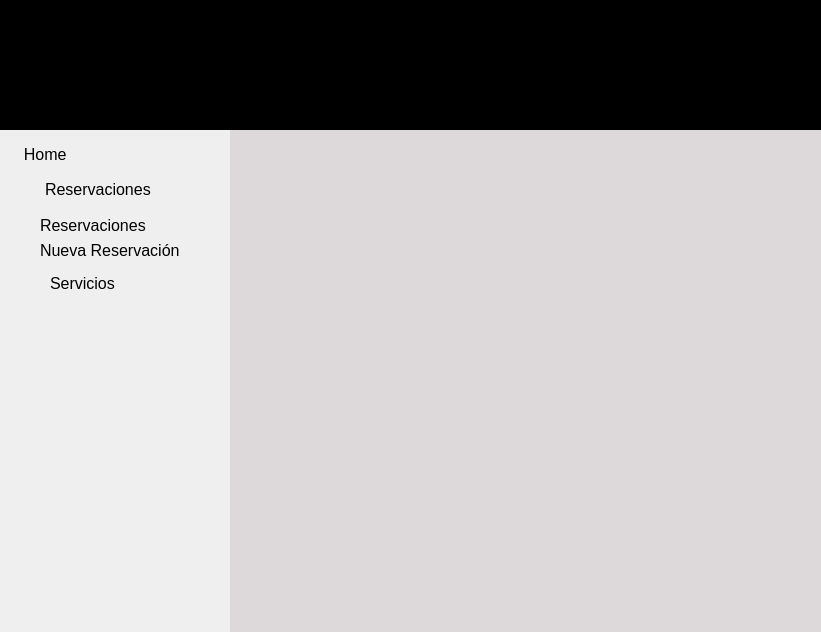
<?xml version="1.0" encoding="UTF-8"?>
<ui version="4.0">
 <class>MainWindow</class>
 <widget class="QMainWindow" name="MainWindow">
  <property name="geometry">
   <rect>
    <x>0</x>
    <y>0</y>
    <width>821</width>
    <height>632</height>
   </rect>
  </property>
  <property name="windowTitle">
   <string>MainWindow</string>
  </property>
  <property name="styleSheet">
   <string notr="true">#home QPushButton {
	padding-left: 15px;
	padding-top: 5px;
	padding-bottom: 5px;
}

#menu_widget QPushButton{
	text-align:left;
	border: None;
}

#menu_widget QPushButtom:hover, #Usuarios:hover,#Reportes:hover,#home:hover{
background-color:rgb(151, 226, 243);
}

#menu_widget QPushButtom:disable{
	background-color: rgb(222, 222, 222);
	color: rgb(0, 0, 0);
}

#Reportes QPushButtom{
	padding-left: 0px;
	padding-top:15px;
	padding-bottom: 5px;
}

#Urs_menu_widget QPushButton,#rp_menu_widget QPushButton{
	padding-left: 40px;
	padding-top:5px;
	paddin-bottom:5px;
}
#Urs_menu_widget QPushButton:hover,#rp_menu_widget QPushButton:hover{
	background-color:rgb(151, 226, 243);
}

#menu_widget{
	background-color: rgb(240, 239, 239);
	border: solid 1px rgb(0, 0, 0);	
}

#stackedWidget {
	background-color:  rgb(221, 216, 217);
}</string>
  </property>
  <widget class="QWidget" name="centralwidget">
   <widget class="QLabel" name="logo">
    <property name="geometry">
     <rect>
      <x>0</x>
      <y>-10</y>
      <width>821</width>
      <height>141</height>
     </rect>
    </property>
    <property name="styleSheet">
     <string notr="true">background-color: rgb(0, 0, 0);</string>
    </property>
    <property name="text">
     <string/>
    </property>
   </widget>
   <widget class="QWidget" name="menu_widget" native="true">
    <property name="geometry">
     <rect>
      <x>0</x>
      <y>130</y>
      <width>231</width>
      <height>501</height>
     </rect>
    </property>
    <layout class="QVBoxLayout" name="verticalLayout_3">
     <property name="spacing">
      <number>6</number>
     </property>
     <property name="leftMargin">
      <number>0</number>
     </property>
     <property name="topMargin">
      <number>10</number>
     </property>
     <property name="rightMargin">
      <number>0</number>
     </property>
     <property name="bottomMargin">
      <number>10</number>
     </property>
     <item>
      <widget class="QWidget" name="home" native="true">
       <layout class="QHBoxLayout" name="horizontalLayout_2">
        <property name="spacing">
         <number>0</number>
        </property>
        <property name="leftMargin">
         <number>0</number>
        </property>
        <property name="topMargin">
         <number>0</number>
        </property>
        <property name="rightMargin">
         <number>0</number>
        </property>
        <property name="bottomMargin">
         <number>0</number>
        </property>
        <item>
         <widget class="QPushButton" name="Home_pushButton">
          <property name="font">
           <font>
            <pointsize>12</pointsize>
           </font>
          </property>
          <property name="text">
           <string>  Home</string>
          </property>
          <property name="icon">
           <iconset resource="../assets/iconos/iconos.qrc">
            <normaloff>:/iconos/home.svg</normaloff>:/iconos/home.svg</iconset>
          </property>
          <property name="iconSize">
           <size>
            <width>20</width>
            <height>20</height>
           </size>
          </property>
          <property name="checkable">
           <bool>false</bool>
          </property>
          <property name="checked">
           <bool>false</bool>
          </property>
          <property name="flat">
           <bool>false</bool>
          </property>
         </widget>
        </item>
       </layout>
      </widget>
     </item>
     <item>
      <widget class="QWidget" name="Usuarios" native="true">
       <layout class="QHBoxLayout" name="horizontalLayout_6">
        <property name="spacing">
         <number>10</number>
        </property>
        <property name="leftMargin">
         <number>15</number>
        </property>
        <property name="topMargin">
         <number>5</number>
        </property>
        <property name="rightMargin">
         <number>15</number>
        </property>
        <property name="bottomMargin">
         <number>5</number>
        </property>
        <item>
         <widget class="QLabel" name="Icono_Usuario">
          <property name="minimumSize">
           <size>
            <width>20</width>
            <height>20</height>
           </size>
          </property>
          <property name="maximumSize">
           <size>
            <width>20</width>
            <height>20</height>
           </size>
          </property>
          <property name="text">
           <string/>
          </property>
          <property name="pixmap">
           <pixmap resource="../assets/iconos/iconos.qrc">:/iconos/reservacion-en-linea (1).png</pixmap>
          </property>
          <property name="scaledContents">
           <bool>true</bool>
          </property>
         </widget>
        </item>
        <item>
         <widget class="QPushButton" name="Usuario_pushButton">
          <property name="font">
           <font>
            <pointsize>12</pointsize>
           </font>
          </property>
          <property name="layoutDirection">
           <enum>Qt::RightToLeft</enum>
          </property>
          <property name="text">
           <string>Reservaciones</string>
          </property>
          <property name="icon">
           <iconset resource="../assets/iconos/iconos.qrc">
            <normaloff>:/iconos/arrow-29-48.ico</normaloff>
            <normalon>:/iconos/arrow-208-32.ico</normalon>:/iconos/arrow-29-48.ico</iconset>
          </property>
          <property name="checkable">
           <bool>true</bool>
          </property>
          <property name="flat">
           <bool>true</bool>
          </property>
         </widget>
        </item>
       </layout>
      </widget>
     </item>
     <item>
      <widget class="QWidget" name="Urs_menu_widget" native="true">
       <layout class="QVBoxLayout" name="verticalLayout">
        <property name="spacing">
         <number>1</number>
        </property>
        <property name="leftMargin">
         <number>0</number>
        </property>
        <property name="topMargin">
         <number>0</number>
        </property>
        <property name="rightMargin">
         <number>0</number>
        </property>
        <property name="bottomMargin">
         <number>0</number>
        </property>
        <item>
         <widget class="QPushButton" name="Ver_urs_pushButton">
          <property name="font">
           <font>
            <pointsize>12</pointsize>
           </font>
          </property>
          <property name="text">
           <string>Reservaciones</string>
          </property>
          <property name="iconSize">
           <size>
            <width>25</width>
            <height>20</height>
           </size>
          </property>
          <property name="checkable">
           <bool>false</bool>
          </property>
         </widget>
        </item>
        <item>
         <widget class="QPushButton" name="Crear_urs_pushButton">
          <property name="minimumSize">
           <size>
            <width>10</width>
            <height>10</height>
           </size>
          </property>
          <property name="maximumSize">
           <size>
            <width>16777215</width>
            <height>16777215</height>
           </size>
          </property>
          <property name="sizeIncrement">
           <size>
            <width>10</width>
            <height>10</height>
           </size>
          </property>
          <property name="baseSize">
           <size>
            <width>10</width>
            <height>10</height>
           </size>
          </property>
          <property name="font">
           <font>
            <pointsize>12</pointsize>
           </font>
          </property>
          <property name="text">
           <string>Nueva Reservación</string>
          </property>
          <property name="iconSize">
           <size>
            <width>25</width>
            <height>25</height>
           </size>
          </property>
          <property name="checkable">
           <bool>false</bool>
          </property>
         </widget>
        </item>
       </layout>
      </widget>
     </item>
     <item>
      <widget class="QWidget" name="Reportes" native="true">
       <layout class="QHBoxLayout" name="horizontalLayout_4">
        <property name="spacing">
         <number>10</number>
        </property>
        <property name="leftMargin">
         <number>15</number>
        </property>
        <property name="topMargin">
         <number>5</number>
        </property>
        <property name="rightMargin">
         <number>15</number>
        </property>
        <property name="bottomMargin">
         <number>5</number>
        </property>
        <item>
         <widget class="QLabel" name="Reportes_icono">
          <property name="minimumSize">
           <size>
            <width>25</width>
            <height>25</height>
           </size>
          </property>
          <property name="maximumSize">
           <size>
            <width>20</width>
            <height>20</height>
           </size>
          </property>
          <property name="text">
           <string/>
          </property>
          <property name="pixmap">
           <pixmap resource="../assets/iconos/iconos.qrc">:/iconos/servicio-al-cliente.png</pixmap>
          </property>
          <property name="scaledContents">
           <bool>true</bool>
          </property>
         </widget>
        </item>
        <item>
         <widget class="QPushButton" name="Reportes_pushButton">
          <property name="font">
           <font>
            <pointsize>12</pointsize>
           </font>
          </property>
          <property name="layoutDirection">
           <enum>Qt::RightToLeft</enum>
          </property>
          <property name="text">
           <string>Servicios</string>
          </property>
          <property name="checkable">
           <bool>true</bool>
          </property>
          <property name="flat">
           <bool>true</bool>
          </property>
         </widget>
        </item>
       </layout>
      </widget>
     </item>
     <item>
      <widget class="QWidget" name="rp_menu_widget" native="true">
       <layout class="QVBoxLayout" name="verticalLayout_2">
        <property name="spacing">
         <number>1</number>
        </property>
        <property name="leftMargin">
         <number>0</number>
        </property>
        <property name="topMargin">
         <number>0</number>
        </property>
        <property name="rightMargin">
         <number>0</number>
        </property>
        <property name="bottomMargin">
         <number>0</number>
        </property>
       </layout>
      </widget>
     </item>
     <item>
      <spacer name="verticalSpacer">
       <property name="orientation">
        <enum>Qt::Vertical</enum>
       </property>
       <property name="sizeHint" stdset="0">
        <size>
         <width>20</width>
         <height>40</height>
        </size>
       </property>
      </spacer>
     </item>
    </layout>
   </widget>
   <widget class="QStackedWidget" name="stackedWidget">
    <property name="geometry">
     <rect>
      <x>230</x>
      <y>130</y>
      <width>591</width>
      <height>531</height>
     </rect>
    </property>
    <property name="autoFillBackground">
     <bool>false</bool>
    </property>
    <property name="styleSheet">
     <string notr="true"/>
    </property>
    <property name="currentIndex">
     <number>0</number>
    </property>
    <widget class="QWidget" name="page_home">
     <property name="styleSheet">
      <string notr="true">image: url(:/iconos/fondo_gris.png);</string>
     </property>
    </widget>
    <widget class="QWidget" name="page_Usu">
     <widget class="QLabel" name="Reservaciones">
      <property name="geometry">
       <rect>
        <x>170</x>
        <y>20</y>
        <width>301</width>
        <height>41</height>
       </rect>
      </property>
      <property name="minimumSize">
       <size>
        <width>10</width>
        <height>10</height>
       </size>
      </property>
      <property name="styleSheet">
       <string notr="true">font: 25 8pt &quot;Perpetua Titling MT&quot;;</string>
      </property>
      <property name="text">
       <string>&lt;html&gt;&lt;head/&gt;&lt;body&gt;&lt;p align=&quot;center&quot;&gt;&lt;span style=&quot; font-size:28pt;&quot;&gt;RESERVACIONES
&lt;/span&gt;&lt;/p&gt;&lt;/body&gt;&lt;/html&gt;</string>
      </property>
     </widget>
     <widget class="QLabel" name="Busqueda_Reser">
      <property name="geometry">
       <rect>
        <x>250</x>
        <y>270</y>
        <width>101</width>
        <height>20</height>
       </rect>
      </property>
      <property name="text">
       <string>Buscar Reservación</string>
      </property>
     </widget>
     <widget class="QLineEdit" name="Cedula_R">
      <property name="geometry">
       <rect>
        <x>230</x>
        <y>300</y>
        <width>141</width>
        <height>20</height>
       </rect>
      </property>
      <property name="placeholderText">
       <string>Ingrese el cod de la reserva</string>
      </property>
     </widget>
     <widget class="QPushButton" name="Buscar_R">
      <property name="geometry">
       <rect>
        <x>260</x>
        <y>330</y>
        <width>75</width>
        <height>23</height>
       </rect>
      </property>
      <property name="styleSheet">
       <string notr="true">QPushButton{
border: 1px solid rgba(28, 114, 147, 100);
selection-background-color: rgb(151, 226, 243);
background-color: rgb(255, 255, 255);
}

QPushButton:hover{
background-color:rgb(151, 226, 243);
}</string>
      </property>
      <property name="text">
       <string>Buscar</string>
      </property>
     </widget>
     <widget class="QTableWidget" name="Tabla_Reservacion">
      <property name="geometry">
       <rect>
        <x>10</x>
        <y>60</y>
        <width>571</width>
        <height>192</height>
       </rect>
      </property>
     </widget>
    </widget>
    <widget class="QWidget" name="page_Creu">
     <widget class="QLabel" name="Nueva_Reservacion">
      <property name="geometry">
       <rect>
        <x>100</x>
        <y>20</y>
        <width>391</width>
        <height>41</height>
       </rect>
      </property>
      <property name="minimumSize">
       <size>
        <width>10</width>
        <height>10</height>
       </size>
      </property>
      <property name="styleSheet">
       <string notr="true">font: 25 8pt &quot;Perpetua Titling MT&quot;;</string>
      </property>
      <property name="text">
       <string>&lt;html&gt;&lt;head/&gt;&lt;body&gt;&lt;p align=&quot;center&quot;&gt;&lt;span style=&quot; font-size:28pt;&quot;&gt;NUEVA RESERVACIÓN&lt;/span&gt;&lt;/p&gt;&lt;/body&gt;&lt;/html&gt;</string>
      </property>
     </widget>
     <widget class="QLabel" name="Nombre">
      <property name="geometry">
       <rect>
        <x>10</x>
        <y>100</y>
        <width>47</width>
        <height>13</height>
       </rect>
      </property>
      <property name="text">
       <string>Nombre:</string>
      </property>
     </widget>
     <widget class="QLabel" name="Apellido">
      <property name="geometry">
       <rect>
        <x>330</x>
        <y>100</y>
        <width>47</width>
        <height>13</height>
       </rect>
      </property>
      <property name="text">
       <string>Apellido</string>
      </property>
     </widget>
     <widget class="QLabel" name="Cedula_R_2">
      <property name="geometry">
       <rect>
        <x>330</x>
        <y>150</y>
        <width>47</width>
        <height>13</height>
       </rect>
      </property>
      <property name="text">
       <string>C.I:</string>
      </property>
     </widget>
     <widget class="QLabel" name="Fech_inicio_R">
      <property name="geometry">
       <rect>
        <x>10</x>
        <y>230</y>
        <width>101</width>
        <height>20</height>
       </rect>
      </property>
      <property name="text">
       <string>Reservación desde:</string>
      </property>
     </widget>
     <widget class="QLabel" name="Email">
      <property name="geometry">
       <rect>
        <x>10</x>
        <y>150</y>
        <width>47</width>
        <height>13</height>
       </rect>
      </property>
      <property name="text">
       <string>Email:</string>
      </property>
     </widget>
     <widget class="QLabel" name="Habitaciones_Disponibles">
      <property name="geometry">
       <rect>
        <x>330</x>
        <y>250</y>
        <width>131</width>
        <height>16</height>
       </rect>
      </property>
      <property name="text">
       <string>Habitaciones disponibles:</string>
      </property>
     </widget>
     <widget class="QLabel" name="Pago">
      <property name="geometry">
       <rect>
        <x>160</x>
        <y>340</y>
        <width>71</width>
        <height>20</height>
       </rect>
      </property>
      <property name="text">
       <string>Total a pagar:</string>
      </property>
     </widget>
     <widget class="QDateEdit" name="Fecha_Inicio_R">
      <property name="geometry">
       <rect>
        <x>10</x>
        <y>260</y>
        <width>110</width>
        <height>22</height>
       </rect>
      </property>
      <property name="calendarPopup">
       <bool>true</bool>
      </property>
      <property name="timeSpec">
       <enum>Qt::LocalTime</enum>
      </property>
      <property name="date">
       <date>
        <year>2022</year>
        <month>1</month>
        <day>1</day>
       </date>
      </property>
     </widget>
     <widget class="QLineEdit" name="Ingreso_Nombre">
      <property name="geometry">
       <rect>
        <x>10</x>
        <y>120</y>
        <width>231</width>
        <height>20</height>
       </rect>
      </property>
      <property name="inputMask">
       <string extracomment="hola"/>
      </property>
      <property name="text">
       <string/>
      </property>
      <property name="placeholderText">
       <string>Ingrese el nombre del cliente</string>
      </property>
     </widget>
     <widget class="QLineEdit" name="Ingreso_Cedula">
      <property name="geometry">
       <rect>
        <x>330</x>
        <y>170</y>
        <width>201</width>
        <height>20</height>
       </rect>
      </property>
      <property name="placeholderText">
       <string>ingrese la C.I del cliente</string>
      </property>
     </widget>
     <widget class="QLineEdit" name="Ingreso_Email">
      <property name="geometry">
       <rect>
        <x>10</x>
        <y>170</y>
        <width>231</width>
        <height>20</height>
       </rect>
      </property>
      <property name="text">
       <string/>
      </property>
      <property name="placeholderText">
       <string>Ingresar el correo electronico del cliente</string>
      </property>
     </widget>
     <widget class="QLineEdit" name="Total_Apagar_R">
      <property name="geometry">
       <rect>
        <x>270</x>
        <y>340</y>
        <width>121</width>
        <height>20</height>
       </rect>
      </property>
      <property name="text">
       <string/>
      </property>
      <property name="placeholderText">
       <string>Ej: 102.2</string>
      </property>
     </widget>
     <widget class="QLineEdit" name="Ingreso_Apellido">
      <property name="geometry">
       <rect>
        <x>330</x>
        <y>120</y>
        <width>201</width>
        <height>20</height>
       </rect>
      </property>
      <property name="placeholderText">
       <string>Ingrese el apellido</string>
      </property>
     </widget>
     <widget class="QLabel" name="logo_3">
      <property name="geometry">
       <rect>
        <x>0</x>
        <y>60</y>
        <width>591</width>
        <height>31</height>
       </rect>
      </property>
      <property name="styleSheet">
       <string notr="true">background-color: rgb(0, 0, 0);</string>
      </property>
      <property name="text">
       <string/>
      </property>
     </widget>
     <widget class="QLabel" name="Reservacion_Hasta">
      <property name="geometry">
       <rect>
        <x>190</x>
        <y>230</y>
        <width>101</width>
        <height>20</height>
       </rect>
      </property>
      <property name="text">
       <string>Reservación hasta:</string>
      </property>
     </widget>
     <widget class="QDateEdit" name="Fecha_Fin_R">
      <property name="geometry">
       <rect>
        <x>190</x>
        <y>260</y>
        <width>110</width>
        <height>22</height>
       </rect>
      </property>
      <property name="calendarPopup">
       <bool>true</bool>
      </property>
      <property name="timeSpec">
       <enum>Qt::LocalTime</enum>
      </property>
      <property name="date">
       <date>
        <year>2022</year>
        <month>1</month>
        <day>1</day>
       </date>
      </property>
     </widget>
     <widget class="QLabel" name="logo_4">
      <property name="geometry">
       <rect>
        <x>0</x>
        <y>300</y>
        <width>591</width>
        <height>31</height>
       </rect>
      </property>
      <property name="styleSheet">
       <string notr="true">background-color: rgb(0, 0, 0);</string>
      </property>
      <property name="text">
       <string/>
      </property>
     </widget>
     <widget class="QLabel" name="Forma_Pago">
      <property name="geometry">
       <rect>
        <x>160</x>
        <y>430</y>
        <width>81</width>
        <height>20</height>
       </rect>
      </property>
      <property name="text">
       <string>Forma de pago:</string>
      </property>
     </widget>
     <widget class="QComboBox" name="Forma_Pago_2">
      <property name="geometry">
       <rect>
        <x>270</x>
        <y>430</y>
        <width>121</width>
        <height>22</height>
       </rect>
      </property>
      <property name="currentText">
       <string/>
      </property>
      <item>
       <property name="text">
        <string/>
       </property>
      </item>
      <item>
       <property name="text">
        <string>EF</string>
       </property>
      </item>
      <item>
       <property name="text">
        <string>DP</string>
       </property>
      </item>
      <item>
       <property name="text">
        <string>TF</string>
       </property>
      </item>
     </widget>
     <widget class="QLabel" name="label_22">
      <property name="geometry">
       <rect>
        <x>190</x>
        <y>63</y>
        <width>191</width>
        <height>20</height>
       </rect>
      </property>
      <property name="font">
       <font>
        <pointsize>12</pointsize>
       </font>
      </property>
      <property name="styleSheet">
       <string notr="true">color: rgb(255, 255, 255);</string>
      </property>
      <property name="text">
       <string>Información de la Reserva</string>
      </property>
     </widget>
     <widget class="QLabel" name="Informacion_Pago">
      <property name="geometry">
       <rect>
        <x>210</x>
        <y>303</y>
        <width>151</width>
        <height>20</height>
       </rect>
      </property>
      <property name="font">
       <font>
        <pointsize>12</pointsize>
       </font>
      </property>
      <property name="styleSheet">
       <string notr="true">color: rgb(255, 255, 255);</string>
      </property>
      <property name="text">
       <string>Información del Pago</string>
      </property>
     </widget>
     <widget class="QLineEdit" name="habitacion_1">
      <property name="geometry">
       <rect>
        <x>330</x>
        <y>270</y>
        <width>113</width>
        <height>20</height>
       </rect>
      </property>
     </widget>
     <widget class="QPushButton" name="pushButton">
      <property name="geometry">
       <rect>
        <x>450</x>
        <y>270</y>
        <width>75</width>
        <height>23</height>
       </rect>
      </property>
      <property name="text">
       <string>Buscar</string>
      </property>
     </widget>
     <widget class="QLabel" name="Cedula_R_3">
      <property name="geometry">
       <rect>
        <x>330</x>
        <y>200</y>
        <width>47</width>
        <height>13</height>
       </rect>
      </property>
      <property name="text">
       <string>Telefono</string>
      </property>
     </widget>
     <widget class="QLineEdit" name="lineEdit_2">
      <property name="geometry">
       <rect>
        <x>330</x>
        <y>220</y>
        <width>201</width>
        <height>20</height>
       </rect>
      </property>
      <property name="placeholderText">
       <string>Telefono del huesped</string>
      </property>
     </widget>
     <widget class="QLineEdit" name="Total_Apagar_R_2">
      <property name="geometry">
       <rect>
        <x>270</x>
        <y>400</y>
        <width>121</width>
        <height>20</height>
       </rect>
      </property>
      <property name="text">
       <string/>
      </property>
      <property name="placeholderText">
       <string>Ej: 10</string>
      </property>
     </widget>
     <widget class="QLabel" name="Pago_2">
      <property name="geometry">
       <rect>
        <x>160</x>
        <y>400</y>
        <width>71</width>
        <height>20</height>
       </rect>
      </property>
      <property name="text">
       <string>Descuento</string>
      </property>
     </widget>
     <widget class="QLineEdit" name="Total_Apagar_R_3">
      <property name="geometry">
       <rect>
        <x>270</x>
        <y>370</y>
        <width>121</width>
        <height>20</height>
       </rect>
      </property>
      <property name="text">
       <string/>
      </property>
      <property name="placeholderText">
       <string>Ej: P1</string>
      </property>
     </widget>
     <widget class="QLabel" name="Pago_3">
      <property name="geometry">
       <rect>
        <x>160</x>
        <y>370</y>
        <width>81</width>
        <height>20</height>
       </rect>
      </property>
      <property name="text">
       <string>Codigo de pago:</string>
      </property>
     </widget>
     <widget class="QPushButton" name="Guardar_R">
      <property name="geometry">
       <rect>
        <x>150</x>
        <y>470</y>
        <width>121</width>
        <height>23</height>
       </rect>
      </property>
      <property name="styleSheet">
       <string notr="true">QPushButton{
border: 1px solid rgba(28, 114, 147, 100);
selection-background-color: rgb(151, 226, 243);
background-color: rgb(255, 255, 255);
}

QPushButton:hover{
background-color:rgb(151, 226, 243);
}</string>
      </property>
      <property name="text">
       <string>Guardar</string>
      </property>
     </widget>
     <widget class="QPushButton" name="Cancelar_R">
      <property name="geometry">
       <rect>
        <x>290</x>
        <y>470</y>
        <width>121</width>
        <height>23</height>
       </rect>
      </property>
      <property name="styleSheet">
       <string notr="true">QPushButton{
border: 1px solid rgba(28, 114, 147, 100);
selection-background-color: rgb(151, 226, 243);
background-color: rgb(255, 255, 255);
}

QPushButton:hover{
background-color:rgb(151, 226, 243);
}</string>
      </property>
      <property name="text">
       <string>Cancelar</string>
      </property>
     </widget>
     <widget class="QPushButton" name="pushButton_6">
      <property name="geometry">
       <rect>
        <x>490</x>
        <y>470</y>
        <width>75</width>
        <height>23</height>
       </rect>
      </property>
      <property name="styleSheet">
       <string notr="true">QPushButton{
border: 1px solid rgba(28, 114, 147, 100);
selection-background-color: rgb(151, 226, 243);
background-color: rgb(255, 255, 255);
}

QPushButton:hover{
background-color:rgb(151, 226, 243);
}</string>
      </property>
      <property name="text">
       <string>Exportar</string>
      </property>
     </widget>
    </widget>
    <widget class="QWidget" name="Page_RA">
     <widget class="QLabel" name="Servicios">
      <property name="geometry">
       <rect>
        <x>80</x>
        <y>10</y>
        <width>441</width>
        <height>41</height>
       </rect>
      </property>
      <property name="minimumSize">
       <size>
        <width>10</width>
        <height>10</height>
       </size>
      </property>
      <property name="styleSheet">
       <string notr="true">font: 25 8pt &quot;Perpetua Titling MT&quot;;</string>
      </property>
      <property name="text">
       <string>&lt;html&gt;&lt;head/&gt;&lt;body&gt;&lt;p align=&quot;center&quot;&gt;&lt;span style=&quot; font-size:28pt;&quot;&gt;SERVICIOS&lt;/span&gt;&lt;/p&gt;&lt;/body&gt;&lt;/html&gt;</string>
      </property>
     </widget>
     <widget class="QPushButton" name="pushButton_4">
      <property name="geometry">
       <rect>
        <x>500</x>
        <y>470</y>
        <width>75</width>
        <height>23</height>
       </rect>
      </property>
      <property name="styleSheet">
       <string notr="true">QPushButton{
border: 1px solid rgba(28, 114, 147, 100);
selection-background-color: rgb(151, 226, 243);
background-color: rgb(255, 255, 255);
}

QPushButton:hover{
background-color:rgb(151, 226, 243);
}</string>
      </property>
      <property name="text">
       <string>Guardar</string>
      </property>
     </widget>
     <widget class="QLineEdit" name="Descripcion_Ser">
      <property name="geometry">
       <rect>
        <x>240</x>
        <y>130</y>
        <width>141</width>
        <height>20</height>
       </rect>
      </property>
      <property name="placeholderText">
       <string>Ingrese una descripcion</string>
      </property>
     </widget>
     <widget class="QLabel" name="Codigo_Servicio">
      <property name="geometry">
       <rect>
        <x>260</x>
        <y>60</y>
        <width>101</width>
        <height>16</height>
       </rect>
      </property>
      <property name="text">
       <string>Codigo del servicio:</string>
      </property>
     </widget>
     <widget class="QLabel" name="logo_5">
      <property name="geometry">
       <rect>
        <x>0</x>
        <y>160</y>
        <width>591</width>
        <height>31</height>
       </rect>
      </property>
      <property name="styleSheet">
       <string notr="true">background-color: rgb(0, 0, 0);</string>
      </property>
      <property name="text">
       <string/>
      </property>
     </widget>
     <widget class="QLabel" name="Descripcion">
      <property name="geometry">
       <rect>
        <x>280</x>
        <y>110</y>
        <width>61</width>
        <height>16</height>
       </rect>
      </property>
      <property name="text">
       <string>Descripción</string>
      </property>
     </widget>
     <widget class="QLabel" name="Cedula_Ser">
      <property name="geometry">
       <rect>
        <x>90</x>
        <y>210</y>
        <width>81</width>
        <height>20</height>
       </rect>
      </property>
      <property name="text">
       <string>C.I del Huesped</string>
      </property>
     </widget>
     <widget class="QLabel" name="Fecha_Consumo">
      <property name="geometry">
       <rect>
        <x>90</x>
        <y>240</y>
        <width>101</width>
        <height>20</height>
       </rect>
      </property>
      <property name="text">
       <string>Fecha del Consumo</string>
      </property>
     </widget>
     <widget class="QLabel" name="Total_consumido">
      <property name="geometry">
       <rect>
        <x>90</x>
        <y>270</y>
        <width>81</width>
        <height>20</height>
       </rect>
      </property>
      <property name="text">
       <string>Total consumido</string>
      </property>
     </widget>
     <widget class="QLineEdit" name="Ingreso_Cedula_Srv">
      <property name="geometry">
       <rect>
        <x>190</x>
        <y>210</y>
        <width>151</width>
        <height>20</height>
       </rect>
      </property>
      <property name="placeholderText">
       <string>Ingrese el numero de cedula</string>
      </property>
     </widget>
     <widget class="QLineEdit" name="codigo_servicio">
      <property name="geometry">
       <rect>
        <x>240</x>
        <y>80</y>
        <width>141</width>
        <height>20</height>
       </rect>
      </property>
      <property name="placeholderText">
       <string>Ej: SR00001</string>
      </property>
     </widget>
     <widget class="QLineEdit" name="Valor_consumo">
      <property name="geometry">
       <rect>
        <x>190</x>
        <y>270</y>
        <width>151</width>
        <height>20</height>
       </rect>
      </property>
      <property name="placeholderText">
       <string/>
      </property>
     </widget>
     <widget class="QLabel" name="label_29">
      <property name="geometry">
       <rect>
        <x>220</x>
        <y>164</y>
        <width>151</width>
        <height>20</height>
       </rect>
      </property>
      <property name="font">
       <font>
        <pointsize>12</pointsize>
       </font>
      </property>
      <property name="styleSheet">
       <string notr="true">color: rgb(255, 255, 255);</string>
      </property>
      <property name="text">
       <string>Datos del Consumo</string>
      </property>
     </widget>
     <widget class="QDateEdit" name="Dia_Consumo">
      <property name="geometry">
       <rect>
        <x>190</x>
        <y>240</y>
        <width>110</width>
        <height>22</height>
       </rect>
      </property>
      <property name="calendarPopup">
       <bool>true</bool>
      </property>
      <property name="timeSpec">
       <enum>Qt::LocalTime</enum>
      </property>
      <property name="date">
       <date>
        <year>2022</year>
        <month>1</month>
        <day>1</day>
       </date>
      </property>
     </widget>
    </widget>
   </widget>
   <widget class="QLabel" name="logo_2">
    <property name="geometry">
     <rect>
      <x>340</x>
      <y>0</y>
      <width>161</width>
      <height>121</height>
     </rect>
    </property>
    <property name="styleSheet">
     <string notr="true">background-color: rgb(0, 0, 0, 0);
border-image: url(:/imagen/Logo_Blanco.png);</string>
    </property>
    <property name="text">
     <string/>
    </property>
    <property name="pixmap">
     <pixmap resource="../assets/iconos/iconos.qrc">:/iconos/Logo_Blanco.png</pixmap>
    </property>
    <property name="scaledContents">
     <bool>true</bool>
    </property>
   </widget>
  </widget>
 </widget>
 <resources>
  <include location="../assets/iconos/iconos.qrc"/>
 </resources>
 <connections>
  <connection>
   <sender>Usuario_pushButton</sender>
   <signal>toggled(bool)</signal>
   <receiver>Urs_menu_widget</receiver>
   <slot>setVisible(bool)</slot>
   <hints>
    <hint type="sourcelabel">
     <x>137</x>
     <y>196</y>
    </hint>
    <hint type="destinationlabel">
     <x>143</x>
     <y>237</y>
    </hint>
   </hints>
  </connection>
 </connections>
</ui>
